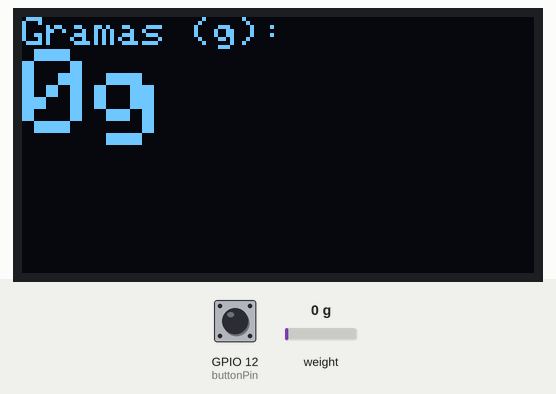
A program run on a simulated ESP32. Shown: 128×64 one-colour display. The test bench sets the inputs (shaded band); at power-on: weight on the scale 0 g, GPIO 12 (buttonPin) HIGH. EEPROM starts erased; what the program prints to the serial monitor is not drawn.

Above: at 3.6 s.
3.7 s: weight on the scale set to 100 g
At 4.3 s:
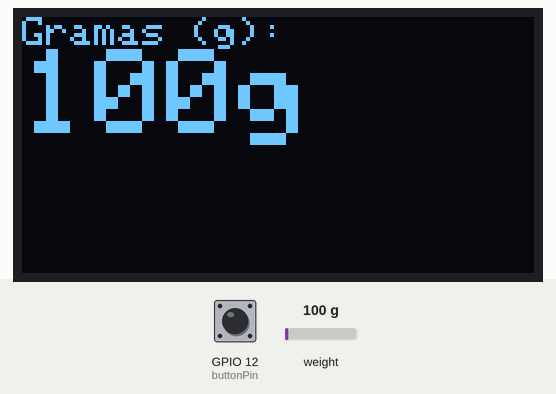
5.2 s: weight on the scale set to 1250 g
At 5.6 s:
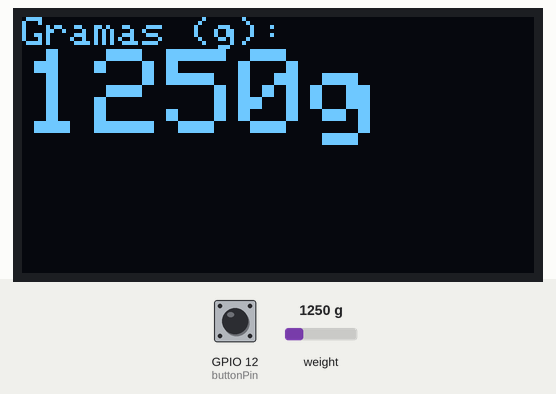
6.8 s: GPIO 12 (buttonPin) pulled LOW for 0.15 s
At 8.2 s:
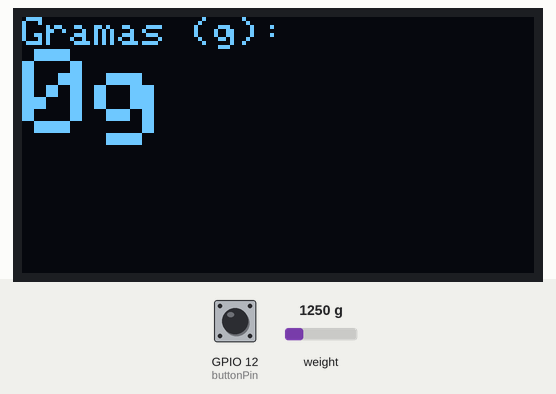
9.9 s: weight on the scale set to 3750 g
At 10.9 s:
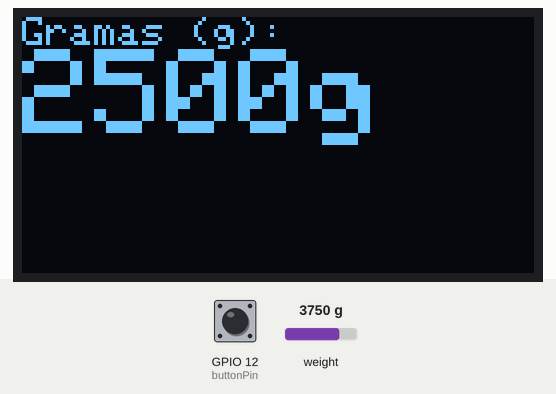
Timing chart, 0 to 12.5 s (numbered marks = the images above; inputs shaded):
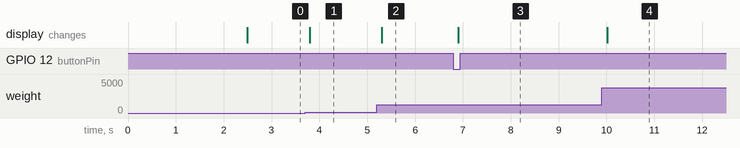

Measured:
- after the input at 3.7 s, the display: changes after 0.10 s (image 1)
- after the input at 5.2 s, the display: changes after 0.10 s (image 2)
- after the input at 6.8 s, the display: changes after 0.11 s (image 3)
- after the input at 9.9 s, the display: changes after 0.11 s (image 4)

The program:

main.cpp
```cpp
#include <Arduino.h>
#include <HX711_ADC.h>
#include <Wire.h>
#include <Adafruit_GFX.h>
#include <Adafruit_SSD1306.h>

Adafruit_SSD1306 display(-1);

#if defined(ESP32)
#include "EEPROM.h" // For ESP32, include EEPROM library
#endif

// Pins:
const int HX711_dout = 13; // MCU > HX711 dout pin
const int HX711_sck = 15; // MCU > HX711 sck pin
const int buttonPin = 12; // Push button connected to GPIO 2 on ESP32
const int SDA_PIN = 14;  // You can choose any available GPIO pin
const int SCL_PIN = 2;  // You can choose any available GPIO pin

// HX711 constructor:
HX711_ADC LoadCell(HX711_dout, HX711_sck);

const int calVal_eepromAddress = 0;
unsigned long t = 0;
bool buttonState = false;
bool lastButtonState = false;

void setup() {
  // Initialize with I2C address 0x3C
  Wire.begin(SDA_PIN, SCL_PIN);
  display.begin(SSD1306_SWITCHCAPVCC, 0x3C);

  Serial.begin(57600);
  delay(10);
  Serial.println();
  Serial.println("Starting...");

  LoadCell.begin();
  float calibrationValue;
  calibrationValue = 465.0;

#if defined(ESP32)
  // EEPROM.begin(512); // Uncomment this if you use ESP32 and want to fetch the calibration value from EEPROM
#endif

  EEPROM.get(calVal_eepromAddress, calibrationValue);

  unsigned long stabilizingTime = 2000;
  boolean _tare = true;
  LoadCell.start(stabilizingTime, _tare);

  if (LoadCell.getTareTimeoutFlag()) {
    Serial.println("Timeout, check MCU > HX711 wiring and pin designations");
    while (1);
  }
  else {
    LoadCell.setCalFactor(calibrationValue);
    Serial.println("Startup is complete");
  }

  pinMode(buttonPin, INPUT_PULLUP); // Set the button pin as an input with internal pull-up resistor

  // Clear the display
  display.clearDisplay();
  display.display();
}

void loop() {
  static boolean newDataReady = false;
  const int serialPrintInterval = 0;

  // Check for new data/start next conversion:
  if (LoadCell.update()) {
    newDataReady = true;
  }

  // Get smoothed value from the dataset:
  if (newDataReady) {
    if (millis() > t + serialPrintInterval) {
      float i = LoadCell.getData();
      Serial.print("Load_cell output val: ");
      Serial.println(i);
      newDataReady = false;
      t = millis();

      // Clear the display
      display.clearDisplay();

      // Set text size
      display.setTextSize(1);

      // Set text color
      display.setTextColor(SSD1306_WHITE);

      // Display scale reading on OLED
      display.setCursor(0, 0);
      display.println("Gramas (g):");
      display.setTextSize(3);
      display.print(int(i));
      display.println("g");

      // Update the display
      display.display();
    }
  }

  // Receive command from serial terminal, send 't' to initiate tare operation:
  if (Serial.available() > 0) {
    char inByte = Serial.read();
    if (inByte == 't') {
      LoadCell.tareNoDelay();
      Serial.println("Tare initiated");
    }
  }

  // Check if the button is pressed to initiate tare operation:
  buttonState = digitalRead(buttonPin);
  if (buttonState != lastButtonState) {
    if (buttonState == LOW) { // Button is pressed
      LoadCell.tareNoDelay();
      Serial.println("Button Tare initiated");
    }
    lastButtonState = buttonState;
  }

  // Check if the last tare operation is complete:
  if (LoadCell.getTareStatus() == true) {
    Serial.println("Tare complete");
  }
}
```
